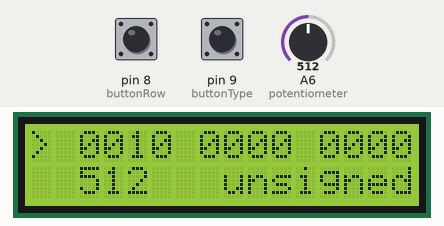
Bench run of a sketch on a simulated Arduino Nano, built with avr-gcc and run on an emulated ATmega328P. Parts: 16×2 character LCD. The test bench sets the inputs (shaded band); at power-on: A6 (potentiometer) = 512, pin 8 (buttonRow) LOW, pin 9 (buttonType) LOW.

Above: at 1.2 s.
1.3 s: A6 (potentiometer) set to 716
At 1.87 s:
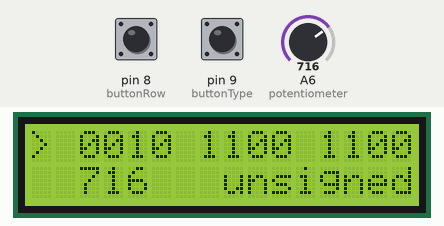
4.3 s: pin 8 (buttonRow) pulled HIGH for 0.2 s
At 4.38 s:
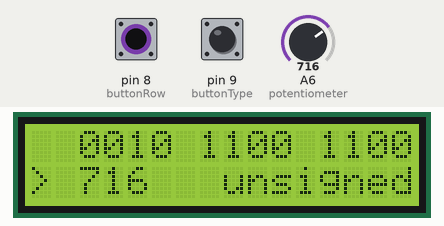
6.0 s: A6 (potentiometer) set to 900
At 6.58 s:
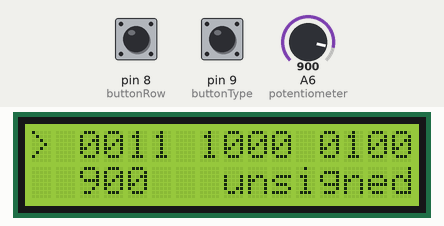
7.5 s: pin 8 (buttonRow) pulled HIGH for 1 s
At 7.68 s:
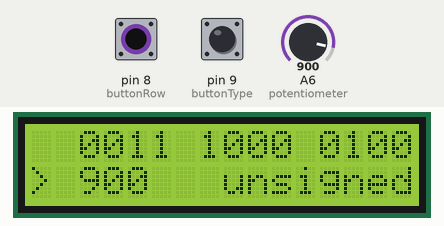
10.0 s: A6 (potentiometer) set to 1023
At 10.35 s:
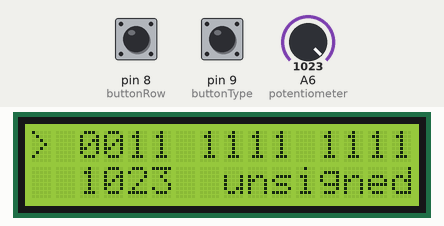
11.6 s: A6 (potentiometer) set to 0
At 11.92 s:
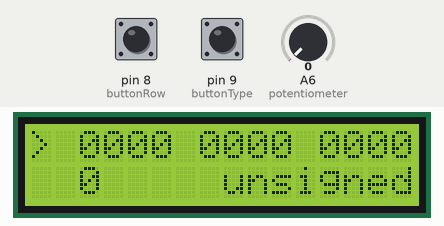
Timing chart, 0 to 14.6 s (numbered marks = the images above; inputs shaded):
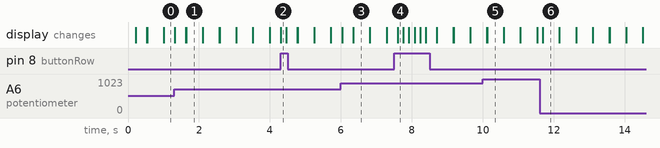

The sketch:

Arduino_ADC_m__tetulemuste_teisendamine.ino
```cpp
#include <LiquidCrystal.h>                          //Library to controll LCD screen

#define potentiometer A6                            //Arduino analog pin 6
#define buttonRow 8                                 //Arduino digital pin 8
#define buttonType 9                                //Arduino digital pin 9

LiquidCrystal lcd(2, 3, 4, 5, 6, 7);                //(RS, E, DB4, DB5, DB6, DB7)

int potValue = 0;                                   //Input value from potentiometer
int buttonRowState = 0;                             //Button that changes row
int buttonTypeState = 0;                            //Button that changes unsigned/signed/percentage values


void setup() {
  lcd.begin(16, 2);                                 //Define size of display (16 columns and 2 rows)
  Serial.begin(9600);
}


void binaryValue(int potValue) {                    //Function to convert value to binary

  for (int i = 11; i >= 0; i--)                     //12 bits: 0000 0000 0000
  {
    bool num = bitRead(potValue, i);                //Read only one bit at a time
    lcd.print(num);                                 //Print one current bit
    if (i == 8 || i == 4)                           //Spaces after 4th and 8th bits,
      lcd.print(' ');                               //so it looks "0011 1111 1111", not "001111111111"
  }

}

void unsignedValue(int potValue) {                  //Function to print unsigned value

  lcd.print(potValue);                              //No need to change value
  delay(150);                                       //Clears display every 150ms,
  lcd.clear();                                      //so it prints a new value instead of previous

}

void signedValue(int potValue) {                    //Function to convert unsigned input value to signed
                                                    //"-512" now represents "0" and "511" is "1023"
  int signedValue = map(potValue, 0, 1023, -512, 511); //so 0 (middle value) in the new (signed) range is 512 in previous (unsigned) range
  lcd.print(signedValue);
  delay(150);
  lcd.clear();

}

void percentageValue(int potValue) {                //Function to convert unsigned input value to percentage
                                                    //"0" now represents "0" and "100" is "1023"
  int percentage = map(potValue, 0, 1023, 0, 100);  //so 50 (middle value) in the new (percentage) range is 512 in previous (unsigned) range
  lcd.print(percentage);
  lcd.print("%");
  delay(150);
  lcd.clear();

}

bool secondRow = false;                             //To check if second row is chosen
int switchType = 0;                                 //To check current value type

void loop() {

  //read input values
  potValue = analogRead(potentiometer);
  buttonRowState = digitalRead(buttonRow);
  buttonTypeState = digitalRead(buttonType);


  if (buttonRowState == HIGH) {                     //Button pressed
    if (!secondRow)                                 //First row is chosen
      secondRow = true;                             //Switch to the second
    else                                            //Second row is chosen
      secondRow = false;                            //Switch to the first
  }


  if (buttonTypeState == HIGH && secondRow) {       //secondRow should be chosen (1), so values in the second row can only be changed if this row is chosen

    //switchType has 3 states.
    //First state 0: unsigned
    //Second state 1: signed
    //Third state 2: percentage
    if (switchType != 2)                            //The last state (2) is not reached yet
      switchType++;                                 //Switch to the next state
    else                                            //The last state (2) is reached
      switchType = 0;                               //Switch to the first state
  }


  if (!secondRow) {                                 //First row is chosen
    lcd.setCursor(0, 0);                            //0, 0 - first column and first row
    lcd.print("> ");                                //Symbol that indicates which row is chosen
    binaryValue(potValue);                          //Binary value is always displayed in the first row
    lcd.setCursor(2, 1);                            //2, 1 - third column and second row

  } else {                                          //Second row is chosen
    lcd.setCursor(2, 0);                            //2, 0 - third column and first row
    binaryValue(potValue);
    lcd.setCursor(0, 1);                            //0, 1 - first column and second row
    lcd.print("> ");
  }

  switch (switchType) {                             //Check which type of value should be displayed in the second row
    case 0:
      unsignedValue(potValue);                      //Call unsignedValue function and give input value from potentiometer as argument

      lcd.setCursor(8, 1);
      lcd.print("unsigned");
      break;
    case 1:
      signedValue(potValue);                        //Call signedValue function and give input value from potentiometer as argument

      lcd.setCursor(8, 1);
      lcd.print("signed");
      break;
    case 2:
      percentageValue(potValue);                    //Call percentageValue function and give input value from potentiometer as argument
      break;
  }
}
```

Measured:
- after the input at 1.3 s, the display: changes at once (image 1)
- after the input at 4.3 s, the display: changes at once (image 2)
- after the input at 6.0 s, the display: changes at once (image 3)
- after the input at 7.5 s, the display: changes after 0.11 s (image 4)
- after the input at 10.0 s, the display: first differs from a run without the input after 0.12 s (image 5)
- after the input at 11.6 s, the display: changes after 0.09 s (image 6)
- what the display in image 1 shows lasts 0.5 s, from 1.6 s to 2.1 s
